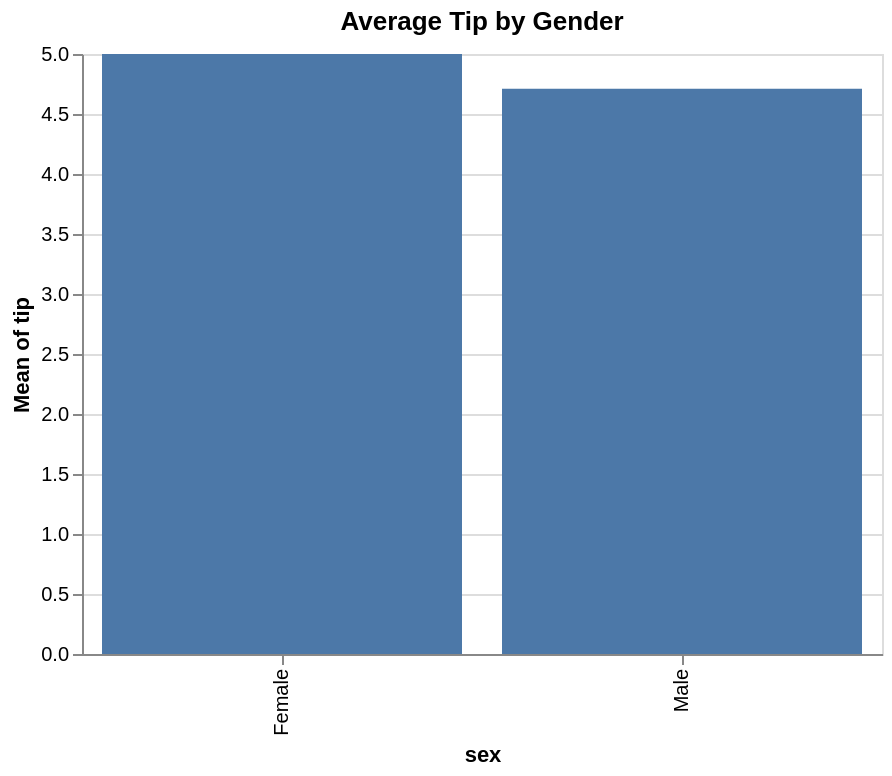

Specify this chart in Vega-Lite:
### Vega-Lite specification from a JSON file in a GitHub repository (floating-point values rounded to 4 significant figures)
{"$schema": "https://vega.github.io/schema/vega-lite/v5.json", "height": 300, "encoding": {"tooltip": [{"field": "sex", "type": "nominal"}, {"field": "tip", "type": "quantitative"}], "x": {"field": "sex", "type": "nominal"}, "y": {"field": "tip", "type": "quantitative", "aggregate": "mean"}}, "data": {"values": [{"day": "Sun", "size": 2, "tip": 1.01, "sex": "Female", "total_bill": 16.99}, {"day": "Sun", "size": 3, "tip": 1.66, "sex": "Male", "total_bill": 10.34}, {"day": "Sun", "size": 3, "tip": 3.5, "sex": "Male", "total_bill": 21.01}, {"day": "Sun", "size": 2, "tip": 3.31, "sex": "Male", "total_bill": 23.68}, {"day": "Sun", "size": 4, "tip": 3.61, "sex": "Female", "total_bill": 24.59}, {"day": "Sun", "size": 4, "tip": 4.71, "sex": "Male", "total_bill": 25.29}, {"day": "Sun", "size": 2, "tip": 2.0, "sex": "Male", "total_bill": 8.77}, {"day": "Sun", "size": 4, "tip": 3.12, "sex": "Male", "total_bill": 26.88}, {"day": "Sun", "size": 2, "tip": 1.96, "sex": "Male", "total_bill": 15.04}, {"day": "Sun", "size": 2, "tip": 3.23, "sex": "Female", "total_bill": 14.78}, {"day": "Sun", "size": 2, "tip": 1.71, "sex": "Male", "total_bill": 10.27}, {"day": "Sun", "size": 4, "tip": 5.0, "sex": "Female", "total_bill": 35.26}, {"day": "Sun", "size": 2, "tip": 1.57, "sex": "Male", "total_bill": 15.42}, {"day": "Sun", "size": 2, "tip": 3.0, "sex": "Male", "total_bill": 18.43}, {"day": "Sun", "size": 2, "tip": 1.44, "sex": "Female", "total_bill": 14.83}, {"day": "Sun", "size": 2, "tip": 3.5, "sex": "Male", "total_bill": 21.58}, {"day": "Sun", "size": 3, "tip": 1.7, "sex": "Male", "total_bill": 10.33}, {"day": "Sun", "size": 3, "tip": 3.31, "sex": "Male", "total_bill": 16.29}, {"day": "Sun", "size": 3, "tip": 3.5, "sex": "Male", "total_bill": 16.97}, {"day": "Sun", "size": 3, "tip": 3.35, "sex": "Male", "total_bill": 20.65}]}, "title": "Average Tip by Gender", "width": 400, "mark": "bar"}
